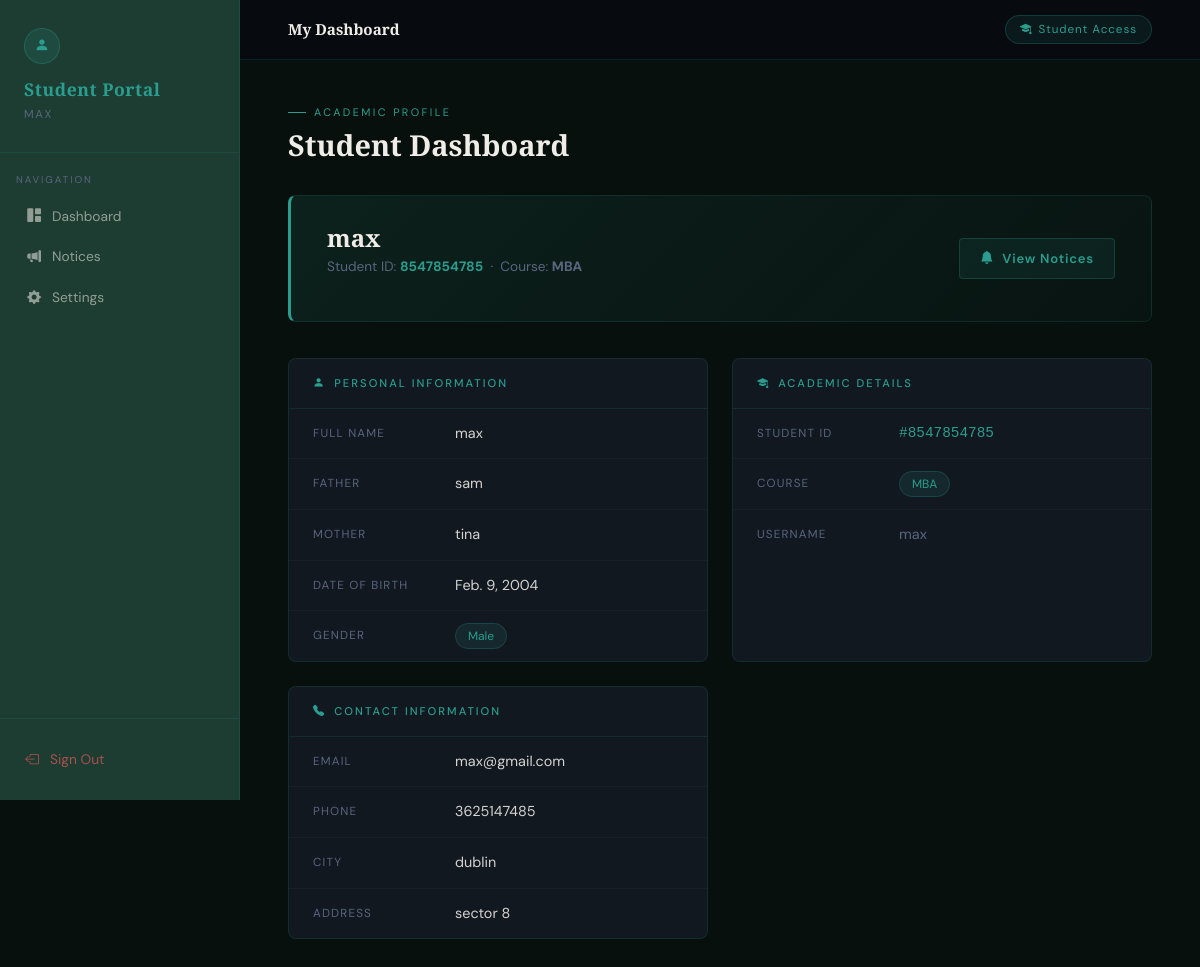
Before: /student/dashboard/ (signed in) with the older database file.
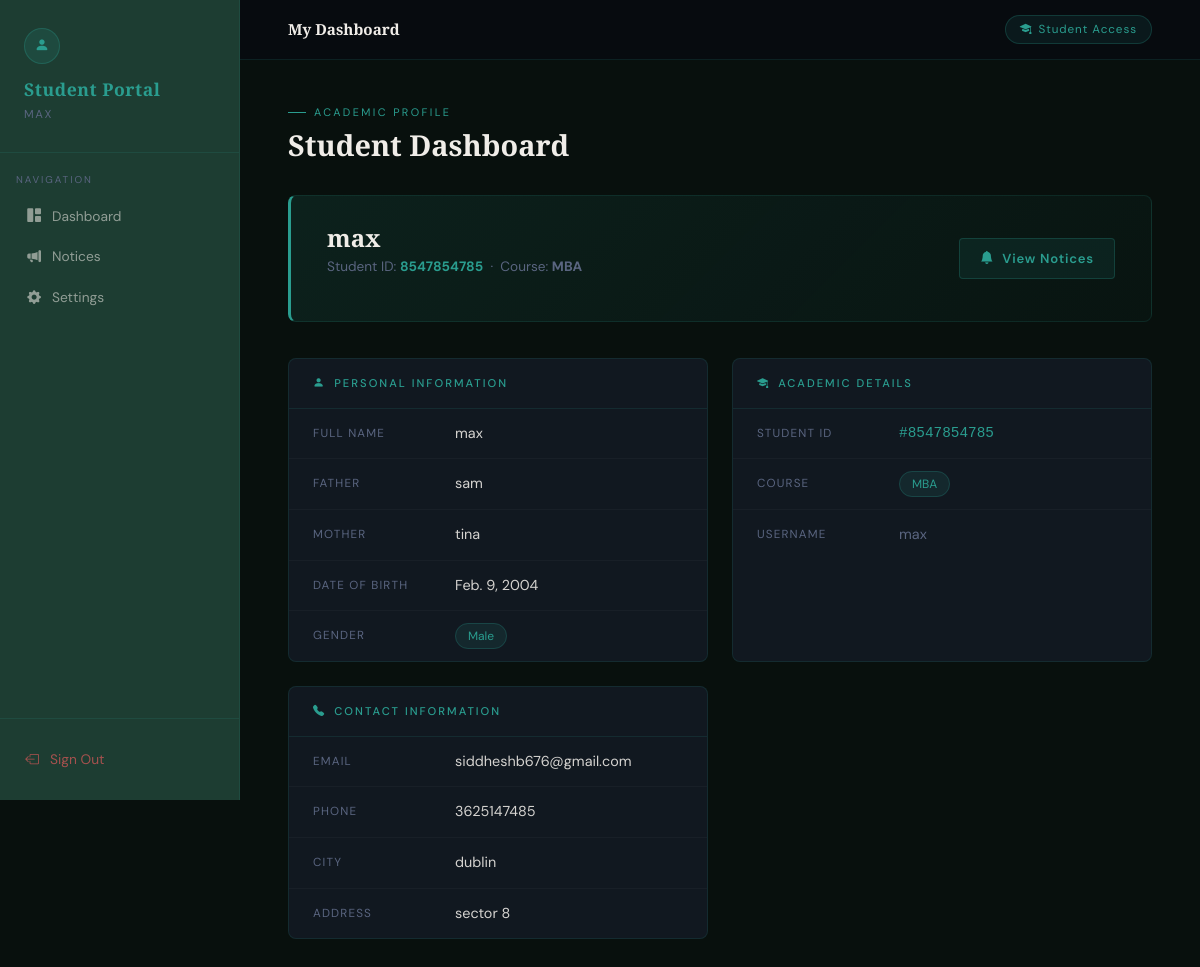
After: the same page with the newer database file.
### main/models.py (models this page shows, shortened)
class Student(models.Model):
    full_name = models.CharField(max_length=100)
    father_name = models.CharField(max_length=100)
    mother_name = models.CharField(max_length=100)
    gender = models.CharField(max_length=50, default="Male")
    address = models.CharField(max_length=100)
    city = models.CharField(max_length=50)
    email = models.EmailField()
    contact_num = models.IntegerField(default=1234567)
    date_of_birth = models.DateField()
    course = models.CharField(max_length=50)
    stu_id = models.CharField(max_length=50)
    user_name = models.CharField(max_length=50)
    password = models.CharField(max_length=100)

### main/views.py (the view)
# urls.py: path('student/dashboard/', views.studentDashboard, name="student_dashboard"),
def studentDashboard(request):
    if 'student_user' in request.session:
        student_in_session = Student.objects.get(
            user_name=request.session['student_user']
        )
        data = {"student": student_in_session}
        return render(request, 'student/student_dashboard.html', data)
    return redirect('student_login')

### templates/student/student_dashboard.html (shortened to what this page needs)
{% extends 'student/student_base.html' %}
{% block top_title %}My Dashboard{% endblock %}
{% block body %}
<div class="page-heading">
  <div class="eyebrow">Academic Profile</div>
  <h1>Student Dashboard</h1>
</div>
<div class="welcome-strip">
  <div>
    <h2>{{ student.full_name }}</h2>
    <p>Student ID: <strong style="color:var(--teal);">{{ student.stu_id }}</strong> &nbsp;·&nbsp; Course: <strong>{{ student.course }}</strong></p>
  </div>
  <a href="{% url 'view_notices' %}" class="welcome-action">
    <i class="bi bi-bell-fill"></i> View Notices
  </a>
</div>
<div class="profile-grid">
  <div class="data-group">
    <div class="data-group-header"><i class="bi bi-person-fill"></i> Personal Information</div>
    <div class="data-row"><span class="data-key">Full Name</span><span class="data-val">{{ student.full_name }}</span></div>
    <div class="data-row"><span class="data-key">Father</span><span class="data-val">{{ student.father_name }}</span></div>
    <div class="data-row"><span class="data-key">Mother</span><span class="data-val">{{ student.mother_name }}</span></div>
    <div class="data-row"><span class="data-key">Date of Birth</span><span class="data-val">{{ student.date_of_birth }}</span></div>
    <div class="data-row">
      <span class="data-key">Gender</span>
      <span class="data-val">
        {% if student.gender == "Male" %}
          <span class="badge-teal">Male</span>
        {% elif student.gender == "Female" %}
          <span style="background:rgba(200,100,200,0.12);color:#d4a0d4;border:1px solid rgba(200,100,200,0.25);padding:4px 12px;border-radius:20px;font-size:0.75rem;">Female</span>
        {% else %}
          <span class="badge-teal">{{ student.gender }}</span>
        {% endif %}
      </span>
    </div>
  </div>
  <div class="data-group">
    <div class="data-group-header"><i class="bi bi-mortarboard-fill"></i> Academic Details</div>
    <div class="data-row"><span class="data-key">Student ID</span><span class="data-val" style="font-family:monospace;color:var(--teal);">#{{ student.stu_id }}</span></div>
    <div class="data-row"><span class="data-key">Course</span><span class="data-val"><span class="badge-teal">{{ student.course }}</span></span></div>
    <div class="data-row"><span class="data-key">Username</span><span class="data-val" style="color:var(--muted);">{{ student.user_name }}</span></div>
  </div>
  <div class="data-group">
    <div class="data-group-header"><i class="bi bi-telephone-fill"></i> Contact Information</div>
    <div class="data-row"><span class="data-key">Email</span><span class="data-val">{{ student.email }}</span></div>
    <div class="data-row"><span class="data-key">Phone</span><span class="data-val">{{ student.contact_num }}</span></div>
    <div class="data-row"><span class="data-key">City</span><span class="data-val">{{ student.city }}</span></div>
    <div class="data-row"><span class="data-key">Address</span><span class="data-val">{{ student.address }}</span></div>
  </div>
</div>
{% endblock %}

Changed rows visible on the page:
changed Student "max": email "max@gmail.com" → "siddheshb676@gmail.com"
